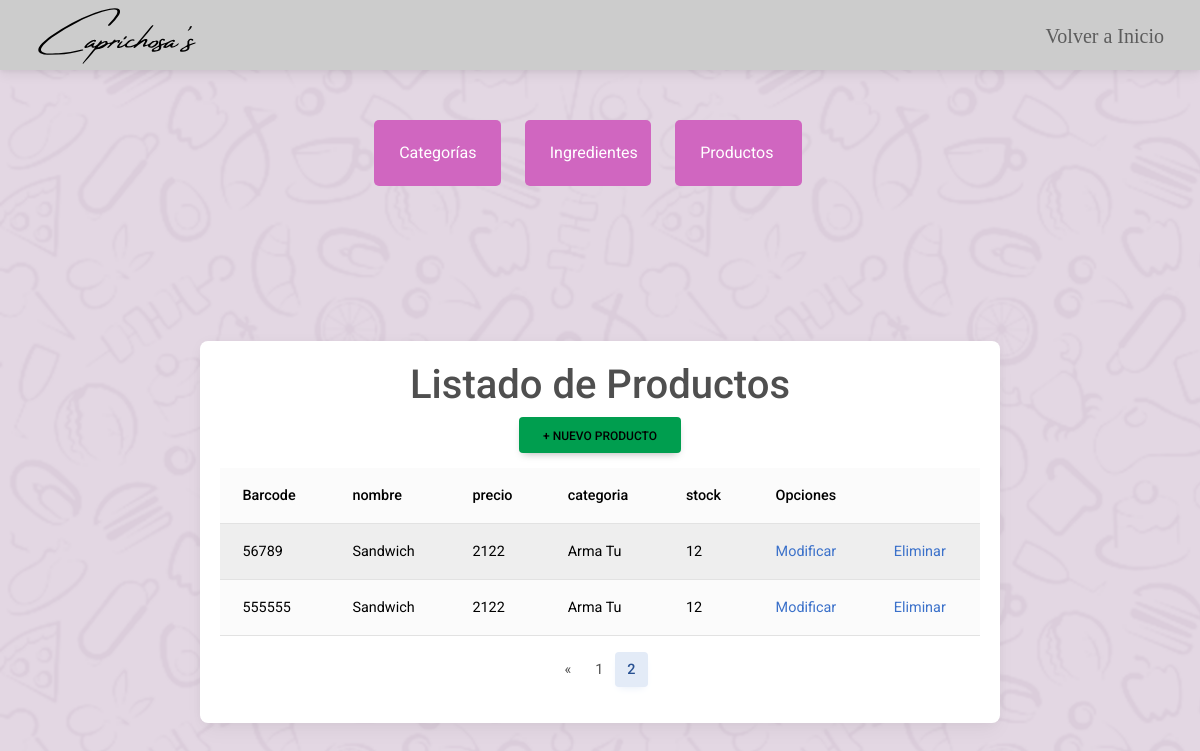
Page /crud/Listado-productos?page=2 on the earlier database version.
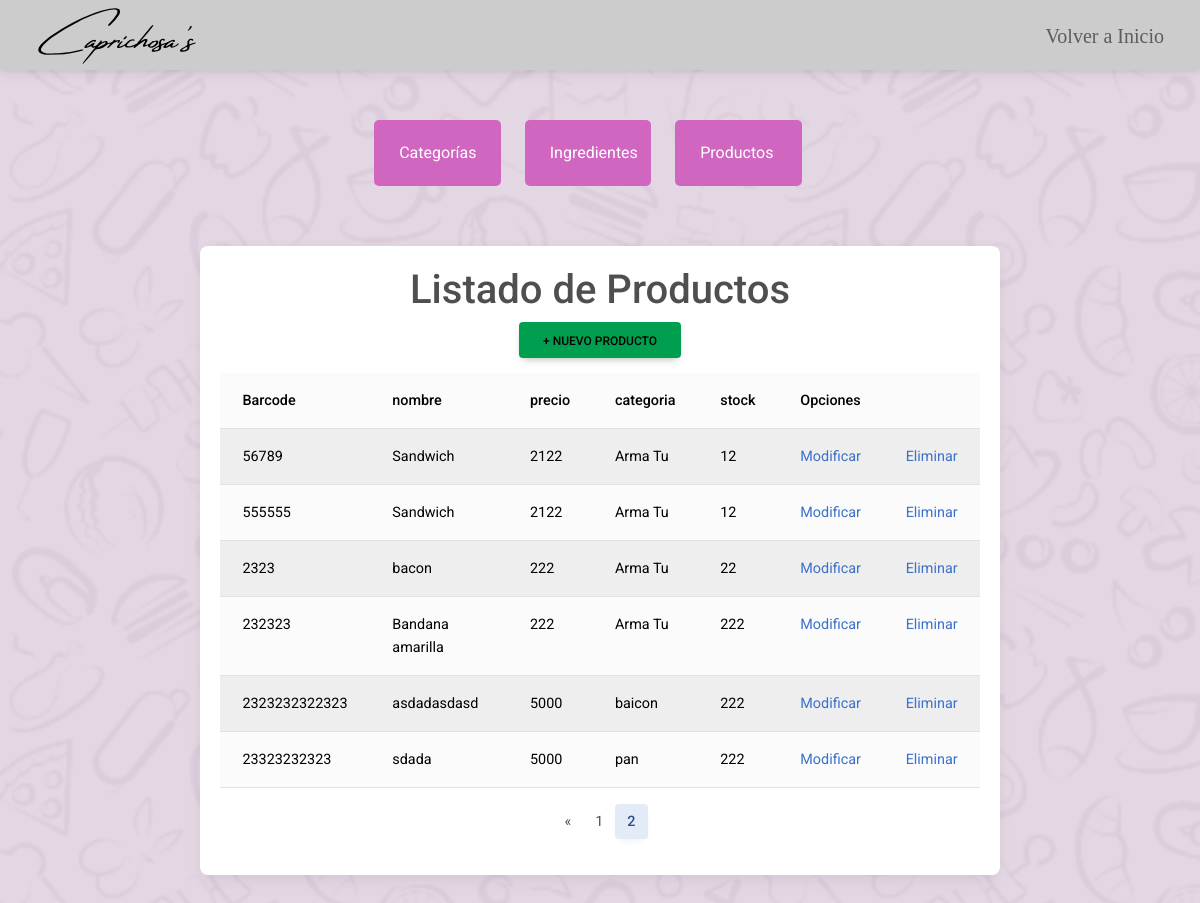
Same page on the later database version.
### core/models.py (models this page shows, shortened)
class PRODUCTO(models.Model):
    Barcode = models.CharField(max_length=50 ,primary_key=True ,verbose_name='Barcode')
    nombre =  models.CharField(max_length=50 ,verbose_name='nombre')
    slug = AutoSlugField(populate_from='nombre')
    precio = models.IntegerField(verbose_name='precio')
    stock = models.IntegerField(verbose_name='stock')
    imgurl = models.CharField(max_length=600,verbose_name='url_img')
    descripcion = models.TextField(max_length=600,verbose_name='descripcion',null=True)
    is_activo = models.BooleanField(default=True)
    destacado = models.BooleanField(default=False)
    categoria = models.ForeignKey(CATEGORIA,on_delete=models.CASCADE)

class CATEGORIA(models.Model):
    nombre = models.CharField(max_length=50,primary_key=True, verbose_name='nombre de la categoria')
    slug = AutoSlugField(populate_from='nombre')
    is_activo = models.BooleanField(default=True)
    def __str__(self) -> str:
        return self.nombre

### core/views.py (the view)
# urls.py: path("crud/Listado-productos",Lproductos,name="Lproductos"),
def Lproductos(request):
    productos = PRODUCTO.objects.all()
    paginator = Paginator(productos, 15)  # 15 productos por página
    page_number = request.GET.get('page')
    productos = paginator.get_page(page_number)
    context = {'productos': productos}
    return render(request, 'core/Crud/Listas/Lproductos.html', context)

### core/context_processor.py (called while the page is built)
def importe_total_carro(request):
    total=0
    if 'carro' in request.session:
        for key, value in request.session["carro"].items():
            total += int(value["acumulado"])
    return {'importe_total_carro':total}

def counter(request):
    cart_count = 0
    if 'carro' in request.session:
        for key, value in request.session["carro"].items():
            cart_count +=  int(value["cantidad"])
    return dict(cart_count=cart_count)

### core/templates/core/Crud/Listas/Lproductos.html (shortened to what this page needs)
{% extends 'core/Crud/crud.html' %}
{% load static %}
{% block content %}
<div class="container">
  <div class="card">
    <h1>Listado de Productos</h1>
    <li style="list-style: none;">
      <a class="btn new" href="{% url 'Productoform' %}">+ Nuevo Producto</a>
    </li>
    <div class="row">
      <table class="table table-light table-striped">
        <thead>
          <tr>
            <th scope="col">Barcode</th>
            <th scope="col">nombre</th>
            <th scope="col">precio</th>
            <th scope="col">categoria</th>
            <th scope="col">stock</th>
            <th scope="col" colspan="2">Opciones</th>
          </tr>
        </thead>
        <tbody>
          {% for ve in productos %}
          <tr>
            <td>{{ve.Barcode}}</td>
            <td>{{ve.nombre}}</td>
            <td>{{ve.precio}}</td>
            <td>{{ve.categoria}}</td>
            <td>{{ve.stock}}</td>
            <td><a href="{% url 'Mod_Producto' ve.Barcode %}">Modificar</a></td>
            <td><a href="{% url 'delete_Producto' ve.Barcode %}">Eliminar</a></td>
          </tr>
          {% endfor %}
        </tbody>
      </table>
    </div>
    <div class="row">
      <nav aria-label="Page navigation">
        <ul class="pagination justify-content-center">
          {% if productos.has_previous %}
          <li class="page-item">
            <a class="page-link" href="?page={{ productos.previous_page_number }}" aria-label="Previous">
              <span aria-hidden="true">&laquo;</span>
            </a>
          </li>
          {% endif %}
          {% for page in productos.paginator.page_range %}
          {% if productos.number == page %}
          <li class="page-item active"><a class="page-link" href="?page={{ page }}">{{ page }}</a></li>
          {% else %}
          <li class="page-item"><a class="page-link" href="?page={{ page }}">{{ page }}</a></li>
          {% endif %}
          {% endfor %}
        </ul>
      </nav>
    </div>
  </div>
</div>
{% endblock %}

### core/templates/core/Crud/crud.html (shortened to what this page needs)
<!DOCTYPE html>
<html lang="es">
  {%load static%}
<head>
  <link rel="stylesheet" href="{% static 'core/css/styles.css'%}">
  <link href="https://cdnjs.cloudflare.com/ajax/libs/font-awesome/6.0.0/css/all.min.css" rel="stylesheet" />
  <link href="https://cdnjs.cloudflare.com/ajax/libs/mdb-ui-kit/6.2.0/mdb.min.css" rel="stylesheet" />
</head>
<body class="crud">
  <header>
    <nav class="navbar navbar-expand-lg">
      <div class="container-fluid">
        <a class="navbar-brand" href="/"><img class="px-4" src="{% static 'core/img/logo.svg'%}" alt="Logo" height="60"></a>
        <div class="collapse navbar-collapse justify-content-end" id="navbarNavAltMarkup">
          <ul class="navbar-nav">
            <li class="nav-item">
              <a class="nav-link px-4" href="/">Volver a Inicio</a>
            </li>
          </ul>
        </div>
      </div>
    </nav>
  </header>
  <div class="containercrud">
    <div class="row justify-content-center">
      <div class="col-12 col-md-6 col-lg-4">
        <a class="custom-btn" href="{% url 'Lcategorias' %}">Categorías</a>
      </div>
      <div class="col-12 col-md-6 col-lg-4">
        <a class="custom-btn" href="{% url 'Lingredientes' %}">Ingredientes</a>
      </div>
      <div class="col-12 col-md-6 col-lg-4">
        <a class="custom-btn" href="{% url 'Lproductos' %}">Productos</a>
      </div>
    </div>
  </div>
  <section>
    {% block content %}
    {% endblock %}
  </section>
<br>
<br>
<br>
</body>
</html>

### core/static/core/css/styles.css (style rules this page uses)
body { background-image: url(../img/bodybg.png); background-repeat: no-repeat; background-attachment: fixed; background-size: cover; }
.navbar { background-color: #CCCCCC; height: 70px; }
#navbarNavAltMarkup { font-size: 20px; background-color: #CCCCCC; }
.nav-link { font-family: vertiky; --nav-pills-link-font-size: 100px; }
.row { width: 100%; }
.crud .container { margin-top: 50px; display: flex; align-items: center; justify-content: center; }
.crud .card { width: 800px; padding: 20px; align-items: center; justify-content: center; }
.crud .new { color: #000000; background-color: #009e4f; margin-bottom: 15px; }
.containercrud { max-width: 600px; margin: 0 auto; padding-top: 20px; }
.custom-btn { display: block; width: 100%; text-align: center; margin-bottom: 10px; padding-top: 20px; padding-bottom: 20px; padding-left: 25px; padding-right: 30px; background-color: #D066C0; color: #ffffff; text-decoration: none; border-radius: 5px; transition: background-color 0.3s ease; }
.crud { display: flex; flex-direction: column; min-height: 100vh; }
.crud .containercrud { flex-grow: 1; padding-top: 50px; }

Differences in the rows shown:
added PRODUCTO: Barcode "2323", nombre "bacon", precio "222", categoria "Arma Tu", stock "22"
added PRODUCTO: Barcode "232323", nombre "Bandana amarilla", precio "222", categoria "Arma Tu", stock "222"
added PRODUCTO: Barcode "2323232322323", nombre "asdadasdasd", precio "5000", categoria "baicon", stock "222"
added PRODUCTO: Barcode "23323232323", nombre "sdada", precio "5000", categoria "pan", stock "222"
